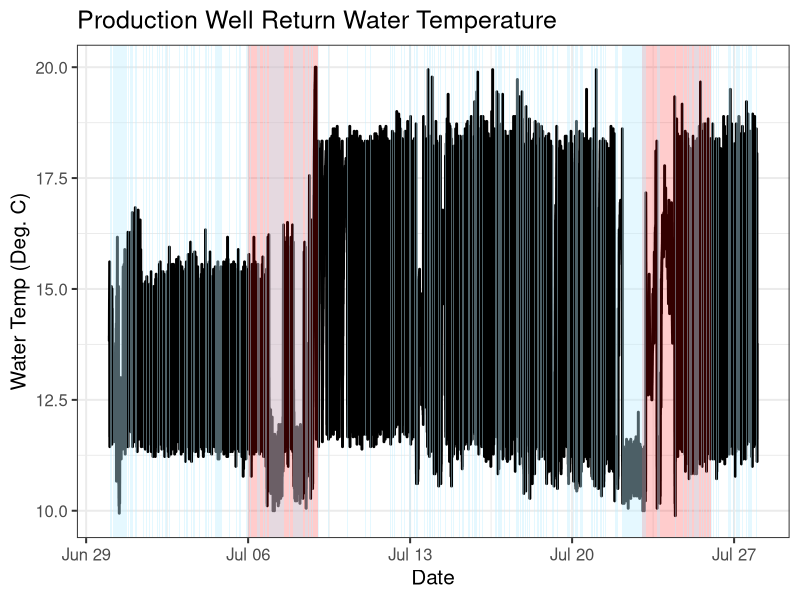
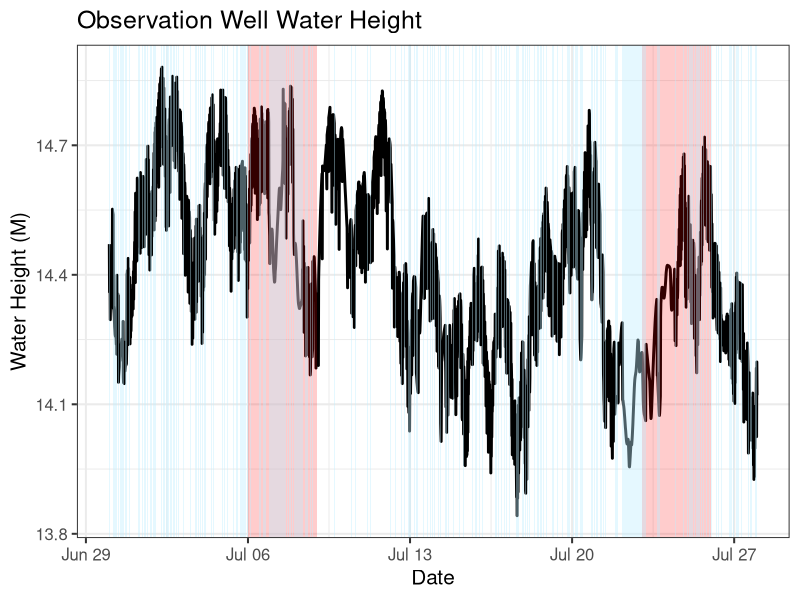
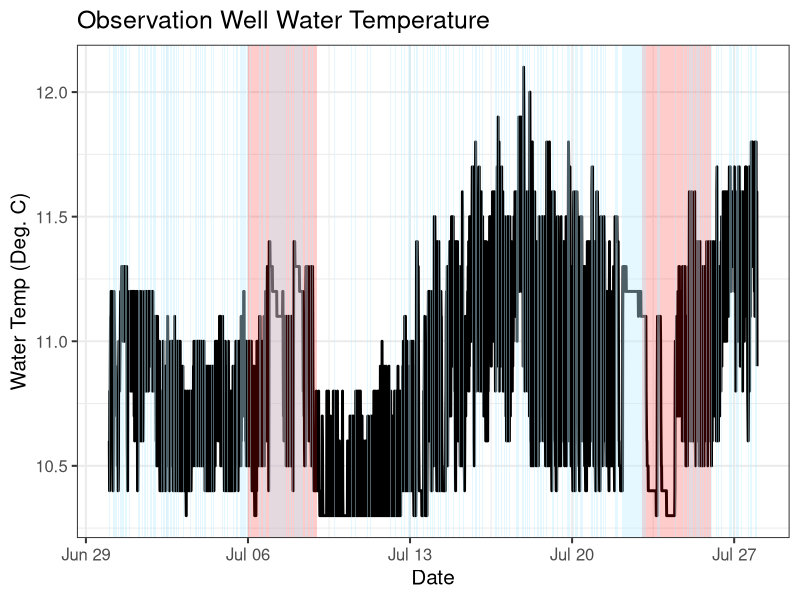
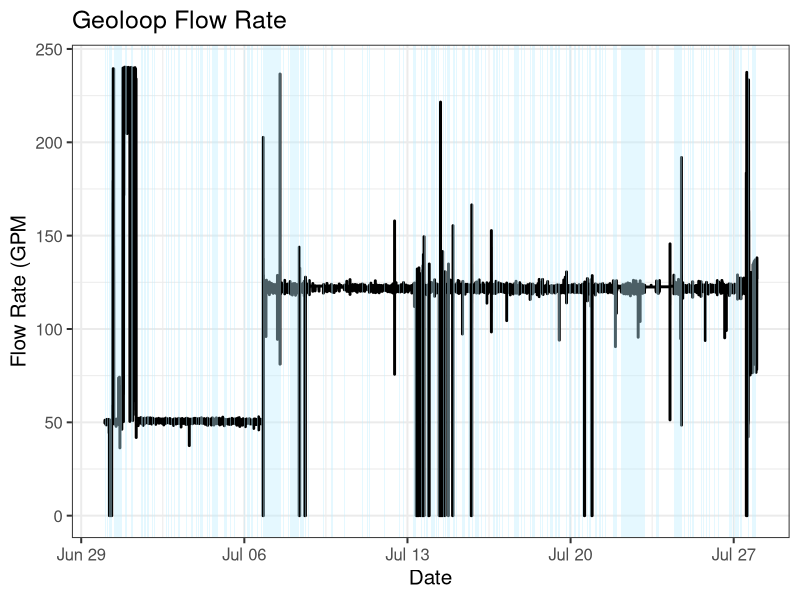

Write the R code that produced these figures, in order. (Note: this script raises an error after producing the figures.)
library(tidyverse)
library(readxl)
library(lubridate)
library(patchwork)
library(RColorBrewer)

geoloop = read_excel("geoloop.xlsx") %>% 
  mutate(TIMESTAMP = as_datetime(TIMESTAMP), GeoloopToBldgT = (GeoloopToBldgT - 32) * 5/9, GeoloopFromBldgT = (GeoloopFromBldgT - 32) * 5/9) %>% 
  filter(GeoloopToBldgT <= 20)
zentra = read_csv("zentra.csv") %>% 
  rename(TIMESTAMP = `z6-22205`, water_level_m = `Port1...2`, water_temp = `Port1...3`, spc = `Port1...4`) %>% 
  mutate(water_level_m = as.numeric(water_level_m) / 1000, water_temp = as.numeric(water_temp), TIMESTAMP = mdy_hms(TIMESTAMP), spc = as.numeric(spc) * 1000) %>% 
  slice(3:n()) %>% 
  select(1:4) %>% 
  filter(TIMESTAMP >= "2026-06-30 00:01:00", TIMESTAMP <= "2026-07-27 23:59:00")
parish = read_csv("parish_dts_xdepth.csv") %>% 
  mutate(dt_cst = datetime - hours(3))
parish_pre <- read_csv("pre_op.csv")%>% 
  mutate(dt_cst = datetime - hours(3))


my_pal = brewer.pal(n = 11, name = "Spectral")

shade_periods <- geoloop %>%
  arrange(TIMESTAMP) %>%
  mutate(
    shaded = VFDFreq == 30,
    grp = cumsum(shaded != lag(shaded, default = first(shaded)))
  ) %>%
  filter(shaded) %>%
  group_by(grp) %>%
  summarize(
    start = min(TIMESTAMP),
    end = max(TIMESTAMP),
    .groups = "drop"
  )

llim1 = as.POSIXct("2026-07-06 0:00:00")
ulim1 = as.POSIXct("2026-07-09 0:00:00")
llim2 = as.POSIXct("2026-07-23 0:00:00")
ulim2 = as.POSIXct("2026-07-26 0:00:00")





P1 =
  ggplot(geoloop) + 
  geom_line(aes(x = TIMESTAMP, y = GeoloopToBldgT), linewidth = 1) +
  annotate(
    geom = "rect",
    xmin = llim1,
    xmax = ulim1,
    ymin = -Inf,
    ymax = Inf,
    fill = "red",
    alpha = 0.2
  ) +
  annotate(
    geom = "rect",
    xmin = llim2,
    xmax = ulim2,
    ymin = -Inf,
    ymax = Inf,
    fill = "red",
    alpha = 0.2
  ) +
  geom_rect(data = shade_periods, aes(xmin = start, xmax = end, ymin = -Inf, ymax = Inf), fill = "lightblue1", alpha = 0.4) +
  theme_bw(base_size = 15) +
  # scale_x_datetime(limits = c(llim, ulim)) +
  labs(title = "Production Well Return Water Temperature", x = "Date", y = "Water Temp (Deg. C)")

P4 =
  ggplot(geoloop) + 
  geom_line(aes(x = TIMESTAMP, y = GeoloopGPM), linewidth = 1) +
  geom_rect(data = shade_periods, aes(xmin = start, xmax = end, ymin = -Inf, ymax = Inf), fill = "lightblue1", alpha = 0.4) +
  # scale_x_datetime(limits = c(llim, ulim)) +
  theme_bw(base_size = 15) +
  labs(title = "Geoloop Flow Rate", x = "Date", y = "Flow Rate (GPM")

P2 = 
  ggplot(zentra) + 
  geom_line(aes(x = TIMESTAMP, y = water_level_m), linewidth = 1) +
  annotate(
    geom = "rect",
    xmin = llim1,
    xmax = ulim1,
    ymin = -Inf,
    ymax = Inf,
    fill = "red",
    alpha = 0.2
  ) +
  annotate(
    geom = "rect",
    xmin = llim2,
    xmax = ulim2,
    ymin = -Inf,
    ymax = Inf,
    fill = "red",
    alpha = 0.2
  ) +
  geom_rect(data = shade_periods, aes(xmin = start, xmax = end, ymin = -Inf, ymax = Inf), fill = "lightblue1", alpha = 0.4) +
  # geom_smooth(method = 'gam', se = FALSE, color = 'blue', formula = y ~ s(x, k = 40, bs = "cs")) +
  # scale_x_datetime(limits = c(llim, ulim)) +
  theme_bw(base_size = 15) +
  labs(title = "Observation Well Water Height", x = "Date", y = "Water Height (M)")

P3 =
  ggplot(zentra) + 
  geom_line(aes(x = TIMESTAMP, y  = water_temp), linewidth = 1) +
  annotate(
    geom = "rect",
    xmin = llim1,
    xmax = ulim1,
    ymin = -Inf,
    ymax = Inf,
    fill = "red",
    alpha = 0.2
  ) +
  annotate(
    geom = "rect",
    xmin = llim2,
    xmax = ulim2,
    ymin = -Inf,
    ymax = Inf,
    fill = "red",
    alpha = 0.2
  ) +
  geom_rect(data = shade_periods, aes(xmin = start, xmax = end, ymin = -Inf, ymax = Inf), fill = "lightblue1", alpha = 0.4) +
  # geom_smooth(method = 'gam', se = FALSE, color = 'blue', formula = y ~ s(x, k = 40, bs = "cs")) +
  # scale_x_datetime(limits = c(llim, ulim)) +
  theme_bw(base_size = 15) +
  labs(title = "Observation Well Water Temperature", x = "Date", y = "Water Temp (Deg. C)")

P7 = 
  ggplot(zentra) + 
  geom_line(aes(x = TIMESTAMP, y  = spc), linewidth = 1) +
  geom_rect(data = shade_periods, aes(xmin = start, xmax = end, ymin = -Inf, ymax = Inf), fill = "lightblue1", alpha = 0.4) +
  scale_x_datetime(limits = c(llim, ulim)) +
  # geom_smooth(method = 'gam', se = FALSE, color = 'blue', formula = y ~ s(x, k = 40, bs = "cs")) +
  theme_bw(base_size = 15) +
  labs(title = "Observation Well Specific Conductivity", x = "Date", y = "SPC (Us/cm)")

parish_jul6 = ggplot() + 
  geom_line(data = parish %>% filter(depth_m == 22.622), aes(x = dt_cst, y = TMP, color = 'Depth = 75 ft.'), linewidth = 1) +
  geom_line(data = parish %>% filter(depth_m == 38.128), aes(x = dt_cst, y = TMP, color = 'Depth = 125 ft.'), linewidth = 1) +
  geom_line(data = parish %>% filter(depth_m == 53.380), aes(x = dt_cst, y = TMP, color = 'Depth = 175 ft.'), linewidth = 1) +
  geom_line(data = parish %>% filter(depth_m == 68.632), aes(x = dt_cst, y = TMP, color = 'Depth = 225 ft.'), linewidth = 1) +
  scale_x_datetime(limits = c(llim, ulim)) +
  theme_bw(base_size = 15) + 
  scale_color_manual(breaks = c("Depth = 75 ft.", "Depth = 125 ft.", "Depth = 175 ft.", "Depth = 225 ft."), values = my_pal[8:11]) +
  geom_rect(data = shade_periods, aes(xmin = start, xmax = end, ymin = -Inf, ymax = Inf), fill = "lightblue1", alpha = 0.4) +
  labs(x = "Date", y = "Water Temp (deg. C)", title = "Obs. Well Temperature (DTS Cable)", color = "Length Along Fiber")

parish_jul23 = ggplot() + 
  geom_line(data = parish %>% filter(depth_m == 22.622), aes(x = dt_cst, y = TMP, color = 'Depth = 75 ft.'), linewidth = 1) +
  geom_line(data = parish %>% filter(depth_m == 38.128), aes(x = dt_cst, y = TMP, color = 'Depth = 125 ft.'), linewidth = 1) +
  geom_line(data = parish %>% filter(depth_m == 53.380), aes(x = dt_cst, y = TMP, color = 'Depth = 175 ft.'), linewidth = 1) +
  geom_line(data = parish %>% filter(depth_m == 68.632), aes(x = dt_cst, y = TMP, color = 'Depth = 225 ft.'), linewidth = 1) +
  scale_x_datetime(limits = c(llim, ulim)) +
  theme_bw(base_size = 15) + 
  scale_color_manual(breaks = c("Depth = 75 ft.", "Depth = 125 ft.", "Depth = 175 ft.", "Depth = 225 ft."), values = my_pal[8:11]) +
  geom_rect(data = shade_periods, aes(xmin = start, xmax = end, ymin = -Inf, ymax = Inf), fill = "lightblue1", alpha = 0.4) +
  labs(x = "Date", y = "Water Temp (deg. C)", title = "Obs. Well Temperature (DTS Cable)", color = "Length Along Fiber")


P1 / P3 / P2 + plot_layout(axes = "collect")

P2

parish_jul6

ggplot(zentra, aes(x = water_level_m, y = water_temp, color = TIMESTAMP)) + 
  geom_jitter() + 
  # geom_smooth(method = 'loess', se = FALSE) +
  theme_bw()

parish_jun6 = ggplot() + 
  geom_line(data = parish_pre %>% filter(depth_m == 22.622), aes(x = dt_cst, y = TMP, color = 'Depth = 75 ft.'), linewidth = 1) +
  geom_line(data = parish_pre %>% filter(depth_m == 38.128), aes(x = dt_cst, y = TMP, color = 'Depth = 125 ft.'), linewidth = 1) +
  geom_line(data = parish_pre %>% filter(depth_m == 53.380), aes(x = dt_cst, y = TMP, color = 'Depth = 175 ft.'), linewidth = 1) +
  geom_line(data = parish_pre %>% filter(depth_m == 68.632), aes(x = dt_cst, y = TMP, color = 'Depth = 225 ft.'), linewidth = 1) +
  scale_x_datetime(limits = c(llim, ulim)) +
  theme_bw(base_size = 15) + 
  scale_color_manual(breaks = c("Depth = 75 ft.", "Depth = 125 ft.", "Depth = 175 ft.", "Depth = 225 ft."), values = c("skyblue", "goldenrod", "dodgerblue4", "tomato3")) +
  labs(x = "Date", y = "Water Temp (deg. C)", title = "Obs. Well Temperature (DTS Cable)", color = "Length Along Fiber")
parish_jun6  


dts_x_zentra <- ggplot() + 
  geom_line(data = zentra, aes(x = TIMESTAMP, y = water_temp, color = "Zentra")) + 
  geom_line(data = parish %>% filter(depth_m == 22.622), aes(x = dt_cst, y = TMP, color = "DTS")) + 
  scale_x_datetime(limits = c(llim, ulim)) +
  theme_bw(base_size = 15)
dts_x_zentra  
